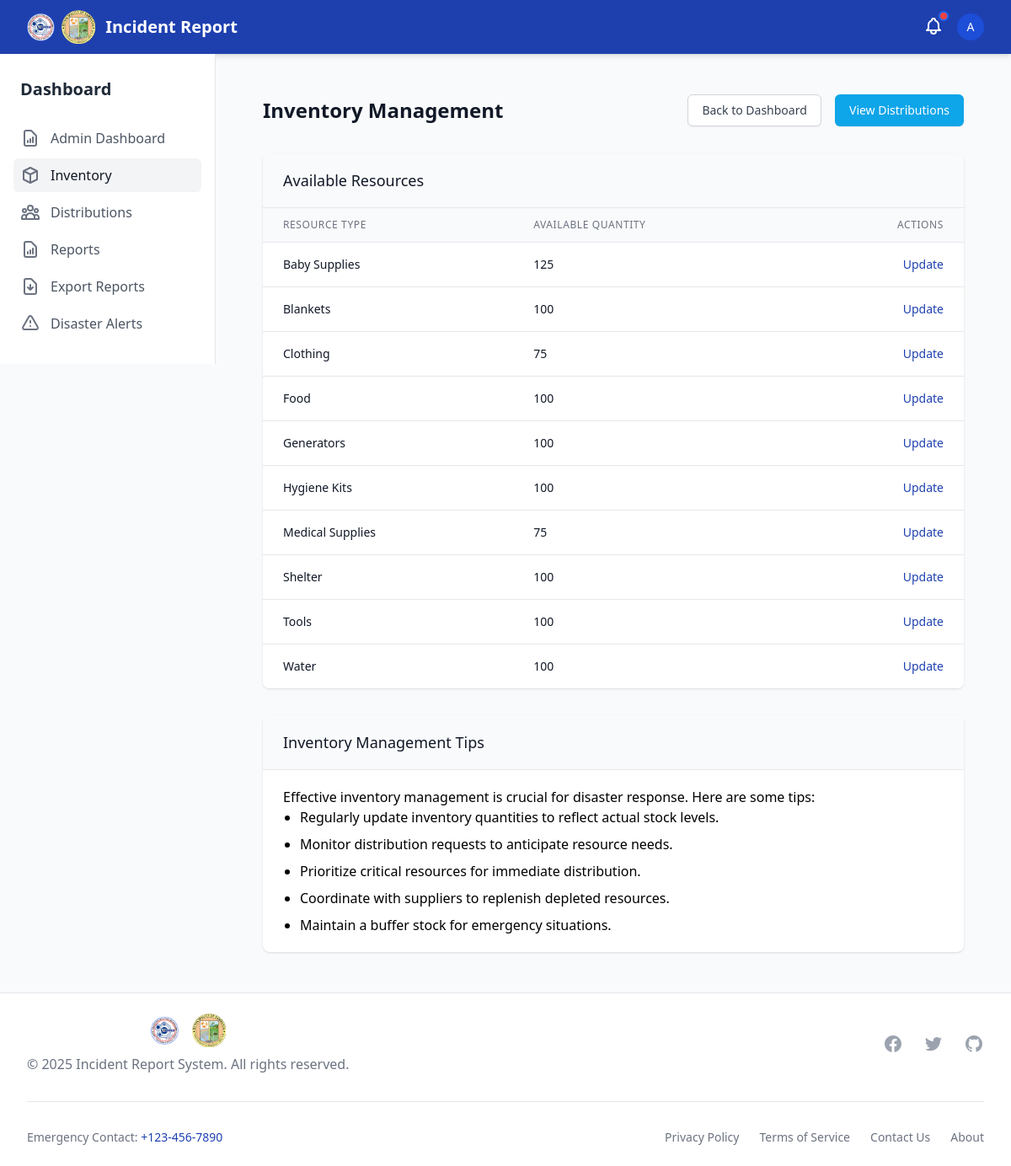
The app's page /inventory/ (signed in), older data.
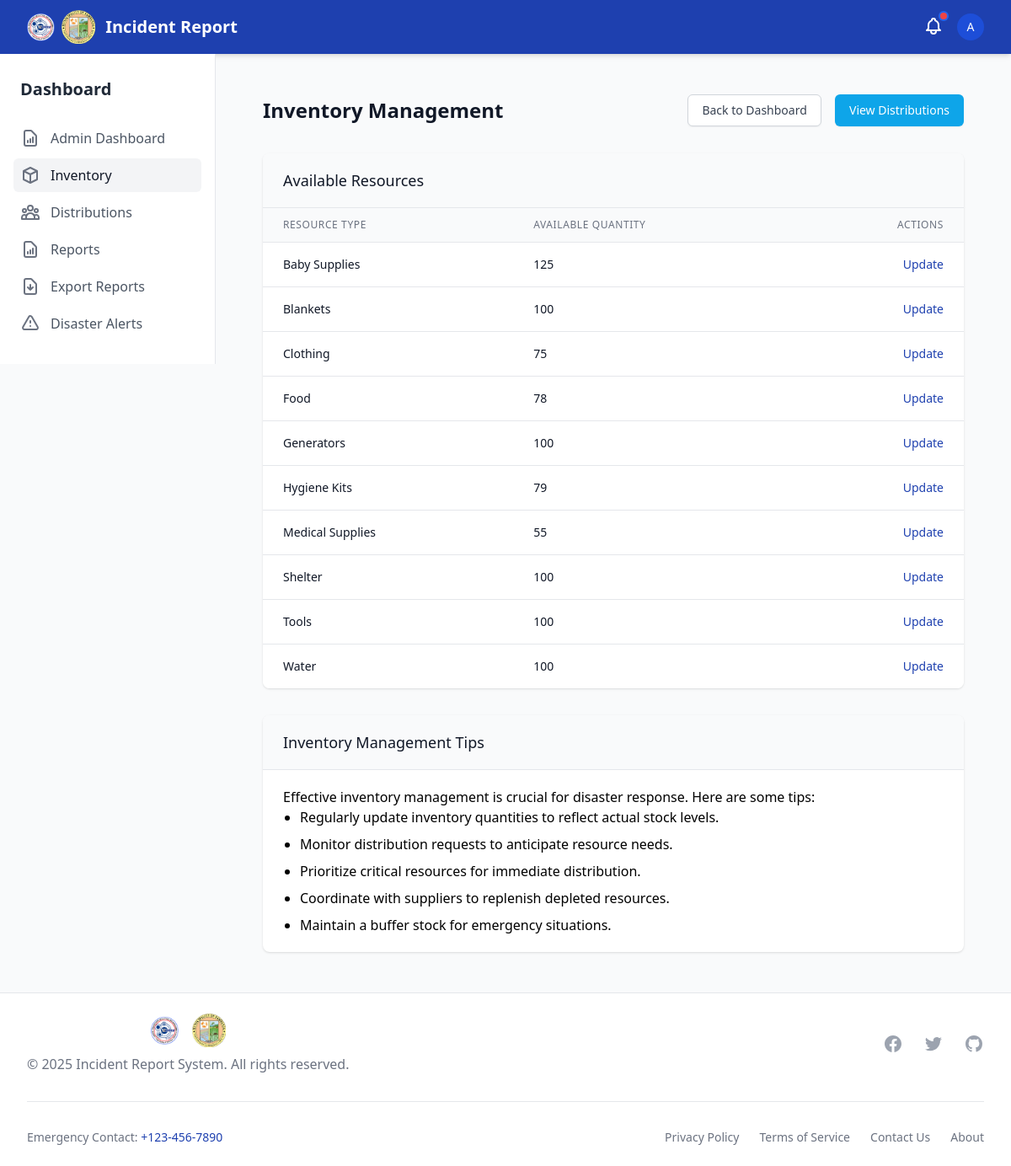
The same page, newer data.
### disaster_aid/models.py (models this page shows, shortened)
class Inventory(models.Model):
    item = models.OneToOneField(DistributionType, on_delete=models.CASCADE)
    quantity_available = models.PositiveIntegerField(default=0)

class DistributionType(models.Model):
    name = models.CharField(max_length=100)

### disaster_aid/views.py (the view)
# urls.py: path('inventory/', inventory_list, name='inventory_list'),
@login_required
def inventory_list(request):
    if not request.user.is_staff:
        messages.error(request, "You are not authorized to access inventory management.")
        return redirect('dashboard')
    inventories = Inventory.objects.all().order_by('item__name')
    context = {
        'inventories': inventories,
    }
    return render(request, 'inventory/inventory_list.html', context)

### templates/inventory/inventory_list.html (shortened to what the changed rows need)
{% extends 'base.html' %}
{% block content %}
<div class="py-6">
    <div class="max-w-7xl mx-auto px-4 sm:px-6 lg:px-8">
        <div class="flex items-center justify-between">
            <h1 class="text-2xl font-semibold text-gray-900">Inventory Management</h1>
        </div>
        <div class="mt-8 bg-white shadow overflow-hidden sm:rounded-lg">
            <div class="border-t border-gray-200">
                <table class="min-w-full divide-y divide-gray-200">
                    <thead class="bg-gray-50">
                        <tr>
                            <th scope="col" class="px-6 py-3 text-left text-xs font-medium text-gray-500 uppercase tracking-wider">
                                Resource Type
                            </th>
                            <th scope="col" class="px-6 py-3 text-left text-xs font-medium text-gray-500 uppercase tracking-wider">
                                Available Quantity
                            </th>
                            <th scope="col" class="px-6 py-3 text-right text-xs font-medium text-gray-500 uppercase tracking-wider">
                                Actions
                            </th>
                        </tr>
                    </thead>
                    <tbody class="bg-white divide-y divide-gray-200">
                        {% for inventory in inventories %}
                        <tr>
                            <td class="px-6 py-4 whitespace-nowrap">
                                <div class="text-sm font-medium text-gray-900">
                                    {{ inventory.item.name }}
                                </div>
                            </td>
                            <td class="px-6 py-4 whitespace-nowrap">
                                <div class="text-sm text-gray-900">
                                    {{ inventory.quantity_available }}
                                </div>
                            </td>
                            <td class="px-6 py-4 whitespace-nowrap text-right text-sm font-medium">
                                <a href="{% url 'update_inventory' inventory.id %}" class="text-primary hover:text-blue-900">Update</a>
                            </td>
                        </tr>
                        {% empty %}
                        <tr>
                            <td colspan="3" class="px-6 py-4 whitespace-nowrap text-center text-sm text-gray-500">
                                No inventory items found
                            </td>
                        </tr>
                        {% endfor %}
                    </tbody>
                </table>
            </div>
        </div>
    </div>
</div>
{% endblock %}

Row changes from the older to the newer data that the page shows:
changed Inventory "Food": quantity_available "100" → "78"
changed Inventory "Hygiene Kits": quantity_available "100" → "79"
changed Inventory "Medical Supplies": quantity_available "75" → "55"
